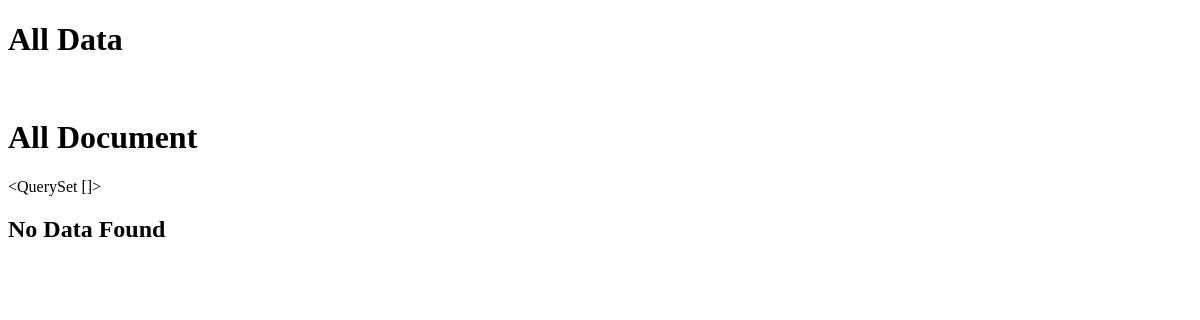
The page /app1/alldata on the database as committed earlier.
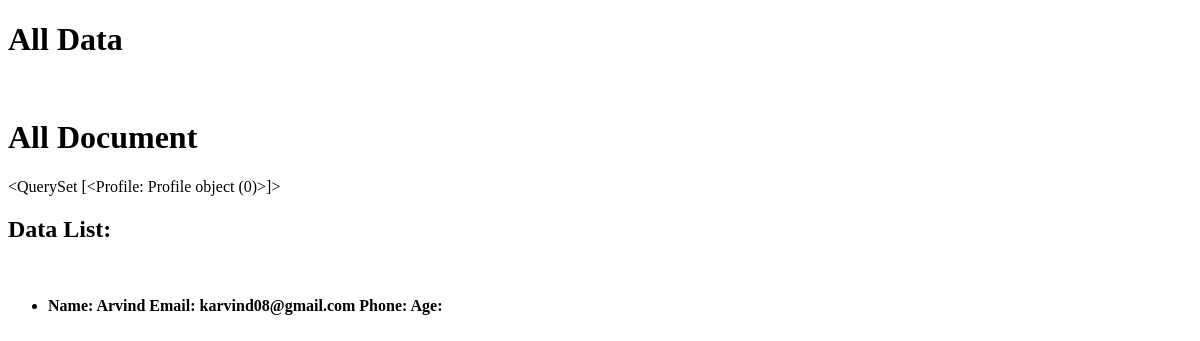
The same page on the database as committed later.
### app1/models.py (models this page shows)
class Profile(models.Model):
    name = models.CharField(max_length=70)
    email = models.EmailField(max_length=255)
    city = models.CharField(max_length=70)
    roll = models.IntegerField()
    course = models.CharField(max_length=50)

### app1/views.py (the view)
# urls.py: path('alldata',views.alldata,name='alldata'),
def alldata(request):
    data = Profile.objects.all()
    print(data)
    return render(request,'app1/all-data.html',{'data':data})

### app1/templates/app1/all-data.html (shortened to what this page needs)
<!DOCTYPE html>
<html lang="en">
  <head>
  </head>
  <body>
    <h1>All Data</h1>
    <br/>
    <h1>All Document</h1>
    {{data}}
    <br/>
    {% if data %}
        <h2>Data List: </h2>
    {% else %}
        <h2>No Data Found</h2>
    {% endif %}
    <br/>
    <ul>
        {% for item in data %}
            <b><li>Name: {{item.name}} Email: {{item.email}}  Phone: {{item.phone}} Age: {{item.age}}</li></b>
        {% endfor %}
  </body>
</html>

Rows that differ between the two databases and show on the page:
added Profile: id "<QuerySet [<Profile: Profile object (0)>]>", name "Arvind", email "karvind08@gmail.com"
Other text that changed with them:
{{ data }}: "<QuerySet []>" → (not shown)
text no longer shown: "No Data Found"
text now shown: "Data List:"
